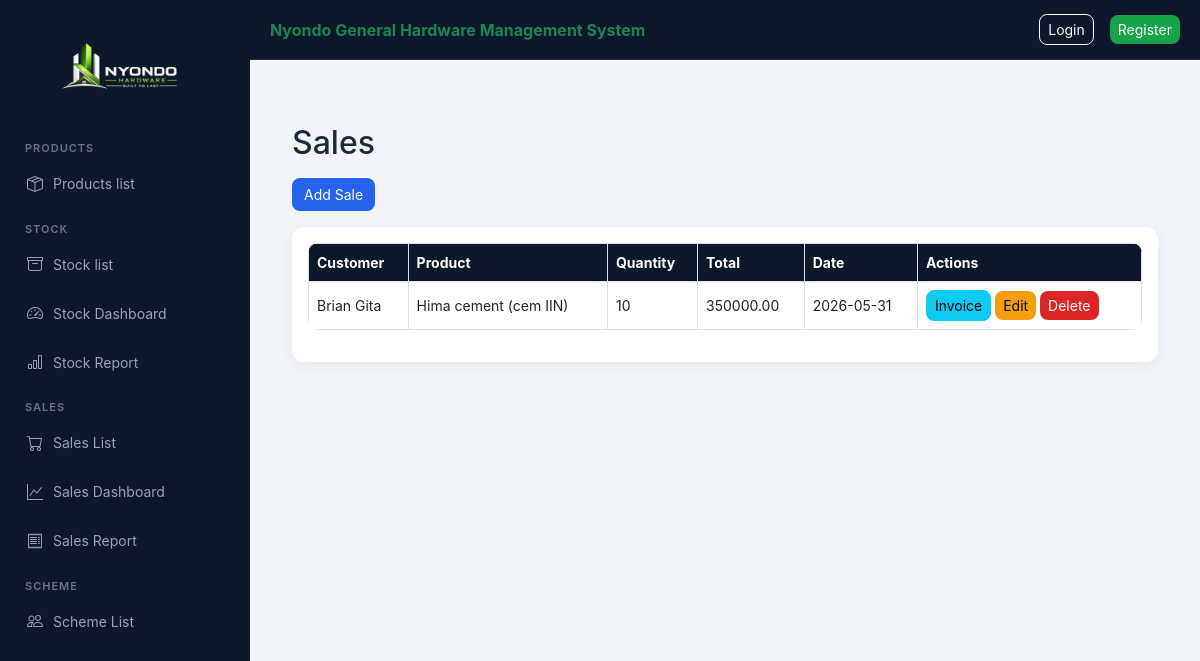
Page /nyondo/sales/ on the committed database.
### nyondo_app/models.py (models this page shows, shortened)
class Sales(models.Model):
    CUSTOMER_TYPES = [
        ("retail", "Retail"),
        ("wholesale", "Wholesale"),
    ]
    customer_name = models.CharField(max_length=150)
    customer_type = models.CharField(max_length=20, choices=CUSTOMER_TYPES)
    product = models.ForeignKey(Product, on_delete=models.CASCADE)
    quantity = models.PositiveIntegerField()
    total_price = models.DecimalField(max_digits=12, decimal_places=2, default=0)
    transport_required = models.BooleanField(default=False)
    distance_km = models.DecimalField(max_digits=6, decimal_places=2, default=0)
    transport_fee = models.DecimalField(max_digits=12, decimal_places=2, default=0)
    sale_date = models.DateTimeField(auto_now_add=True)

class Product(models.Model):
    CATEGORY_CHOICES = [
        ("cement", "Cement"),
        ("iron_bar", "Iron Bar"),
        ("iron_sheets", "Iron Sheets"),
        ("others", "Others"),
        ("nails", "Nails"),
        ("paint", "Paint"),
    ]
    category_name = models.CharField(max_length=20, choices=CATEGORY_CHOICES)
    product_name = models.CharField(max_length=100)
    unit_cost = models.DecimalField(max_digits=12, decimal_places=2, default=0)
    unit_price = models.DecimalField(max_digits=12, decimal_places=2, default=0)
    description = models.TextField(blank=True)

### nyondo_app/views.py (the view)
# urls.py: path("sales/", views.sales_list, name="sales_list"),
def sales_list(request):
    return render(request, "sales_list.html", {
        "sales": Sales.objects.select_related("product"),
        "products": Product.objects.all()
    })

### nyondo_app/templates/sales_list.html
{% extends "base.html" %}
{% block content %}
<h2 class="mb-3">Sales</h2>
<a href="{% url 'add_sale' %}" class="btn btn-primary mb-3">
    Add Sale
</a>
<div class="card p-3">
<table class="table table-hover table-bordered align-middle">
<thead>
<tr>
   <th>Customer</th>
   <th>Product</th>
   <th>Quantity</th>
   <th>Total</th>
   <th>Date</th>
   <th>Actions</th>
</tr>
</thead>
<tbody>
{% for sale in sales %}
<tr>
   <td>{{ sale.customer_name }}</td>
   <td>{{ sale.product.product_name }}</td>
   <td>{{ sale.quantity }}</td>
   <td>{{ sale.total_price|floatformat:2 }}</td>
   <td>{{ sale.sale_date|date:"Y-m-d" }}</td>
   <td>
       <a href="{% url 'sales_invoice' sale.id %}"
          class="btn btn-info btn-sm">
          Invoice
       </a>
       <a href="{% url 'edit_sale' sale.id %}"
          class="btn btn-warning btn-sm">
          Edit
       </a>
       <a href="{% url 'delete_sale' sale.id %}"
          class="btn btn-danger btn-sm">
          Delete
       </a>
   </td>
</tr>
{% empty %}
<tr>
    <td colspan="6" class="text-center text-muted">
        No sales recorded yet
    </td>
</tr>
{% endfor %}
</tbody>
</table>
</div>
{% endblock %}

### static/css/style.css (style rules this page uses)
:root { --primary: #2563eb; --success: #16a34a; --dark: #0f172a; --dark-light: #1e293b; --warning: #f59e0b; --bg: #f1f5f9; --text: #1e293b; }
* { margin: 0; padding: 0; box-sizing: border-box; }
body { font-family: "Inter", "Segoe UI", sans-serif; background: var(--bg); color: var(--text); }
a { text-decoration: none; }
.card { border: none; border-radius: 12px; background: white; padding: 20px; box-shadow: 0 4px 15px rgba(0,0,0,0.05); }
.table { background: white; border-radius: 10px; overflow: hidden; }
.table th { background: var(--dark); color: white; font-size: 14px; }
.table td { font-size: 14px; vertical-align: middle; }
.btn { border-radius: 8px; font-size: 14px; }
.btn-primary { background: var(--primary); border: none; }
.btn-danger { background: #dc2626; border: none; }
.btn-warning { background: var(--warning); border: none; }

### rows in the picture
Sales: customer_name "Brian Gita", product.product_name "Hima cement (cem IIN)", quantity "10", total_price "350000.00", sale_date "2026-05-31"
